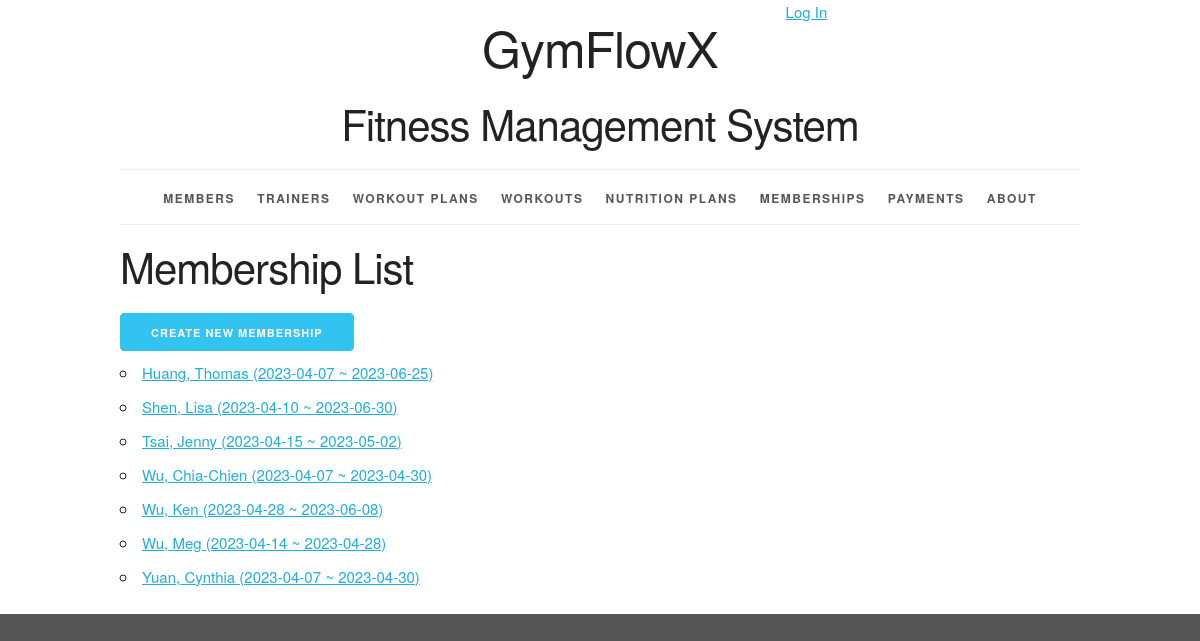
Page /membership/ on the earlier database version.
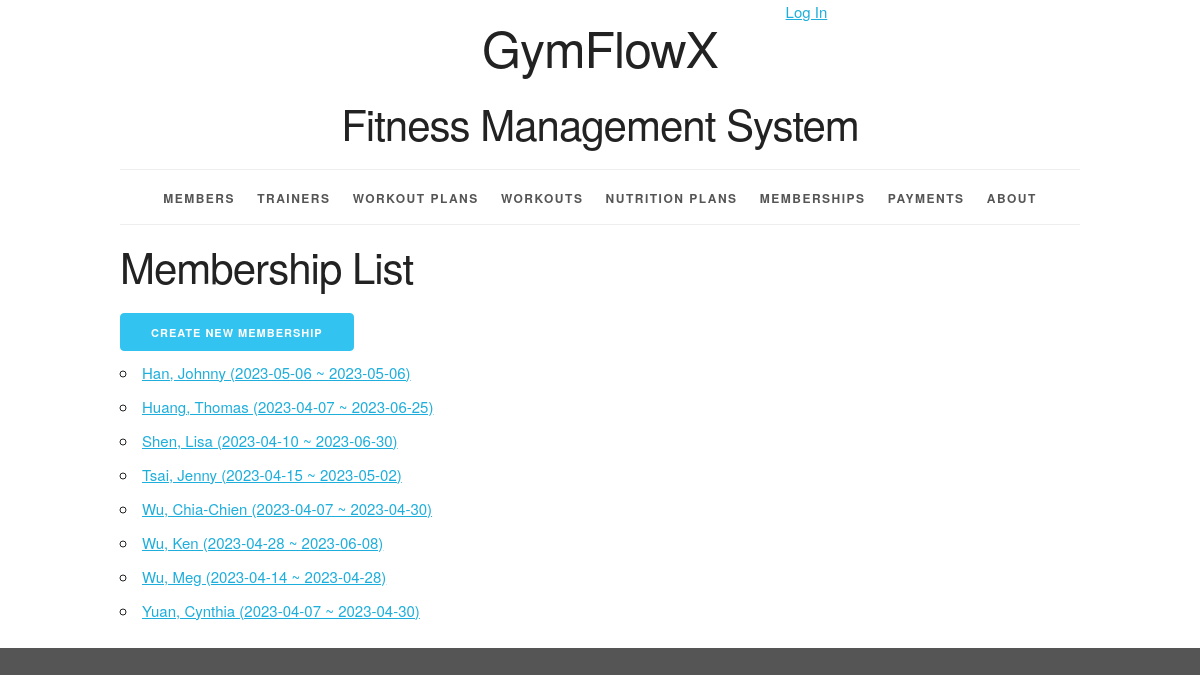
Same page on the later database version.
### workoutinfo/models.py (models this page shows, shortened)
class Membership(models.Model):
    membership_id = models.AutoField(primary_key=True)
    start_date = models.DateField()
    end_date = models.DateField()
    member = models.ForeignKey(Member, related_name='memberships', on_delete=models.PROTECT)
    def __str__(self):
        return f"{self.member} ({self.start_date} ~ {self.end_date})"
    def get_absolute_url(self):
        return reverse('workoutinfo_membership_detail_urlpattern',
                       kwargs={'pk': self.pk}
                       )
    class Meta:
        ordering = ['member', 'start_date', 'end_date']
        constraints = [
            UniqueConstraint(fields=['member', 'start_date', 'end_date'], name='unique_membership')
        ]

class Member(models.Model):
    MALE = 'M'
    FEMALE = 'F'
    OTHER = 'O'
    GENDER_CHOICES = [
        (MALE, 'Male'),
        (FEMALE, 'Female'),
        (OTHER, 'Other'),
    ]
    member_id = models.AutoField(primary_key=True)
    first_name = models.CharField(max_length=45)
    last_name = models.CharField(max_length=45)
    disambiguator = models.CharField(max_length=45, blank=True, default='')
    gender = models.CharField(max_length=1, choices=GENDER_CHOICES)
    phone_number = models.CharField(
        max_length=15,
        validators=[RegexValidator(
            r'^\+?\d{9,15}$',
            'Enter a valid phone number.'
        )]
    )
    def __str__(self):
        if self.disambiguator == '':
            return '%s, %s' % (self.last_name, self.first_name)
        else:
            result = '%s, %s (%s)' % (self.last_name, self.first_name, self.disambiguator)
        return result
    class Meta:
        ordering = ['last_name', 'first_name', 'disambiguator']
        constraints = [
            models.UniqueConstraint(fields=['last_name', 'first_name', 'phone_number'], name='unique_member')
        ]

### workoutinfo/views.py (the view)
class MembershipList(ListView):
    model = Membership

### workoutinfo/templates/workoutinfo/membership_list.html (shortened to what this page needs)
{% extends 'workoutinfo/base.html' %}
{% block content %}
    <h2>Membership List</h2>
    <div>
      <a href="{% url 'workoutinfo_membership_create_urlpattern' %}"
      class="button button-primary">
        Create New Membership</a>
    </div>
    <ul>
        {% for membership in membership_list %}
            <li>
                <a href="{{ membership.get_absolute_url }}">{{ membership }}</a>
            </li>
        {% empty %}
            <li><em>There are currently no memberships available.</em></li>
        {% endfor %}
    </ul>
{% endblock %}

Differences in the rows shown:
added Membership: member+start_date+end_date "Han, Johnny (2023-05-06 ~ 2023-05-06)"
